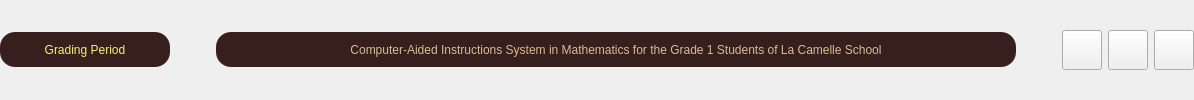
     <widget class="QWidget" name="widget_WindowsButtons" native="true">
      <layout class="QHBoxLayout" name="horizontalLayout_2">
       <property name="leftMargin">
        <number>0</number>
       </property>
       <property name="topMargin">
        <number>0</number>
       </property>
       <property name="rightMargin">
        <number>0</number>
       </property>
       <property name="bottomMargin">
        <number>0</number>
       </property>
       <item>
        <widget class="QLabel" name="label_gradingperiod">
         <property name="minimumSize">
          <size>
           <width>170</width>
           <height>35</height>
          </size>
         </property>
         <property name="maximumSize">
          <size>
           <width>16777215</width>
           <height>35</height>
          </size>
         </property>
         <property name="styleSheet">
          <string notr="true">#label_gradingperiod {
	background-color: #361f1c;
	color: rgb(249, 240, 107);
	font: 12pt &quot;Inter SemiBold&quot;;
	border-radius: 15px;
}</string>
         </property>
         <property name="text">
          <string>Grading Period</string>
         </property>
         <property name="alignment">
          <set>Qt::AlignCenter</set>
         </property>
         <property name="wordWrap">
          <bool>true</bool>
         </property>
         <property name="margin">
          <number>0</number>
         </property>
         <property name="indent">
          <number>10</number>
         </property>
        </widget>
       </item>
       <item>
        <spacer name="horizontalSpacer_14">
         <property name="orientation">
          <enum>Qt::Horizontal</enum>
         </property>
         <property name="sizeHint" stdset="0">
          <size>
           <width>40</width>
           <height>20</height>
          </size>
         </property>
        </spacer>
       </item>
       <item>
        <widget class="QLabel" name="label_gradingperiod_2">
         <property name="minimumSize">
          <size>
           <width>800</width>
           <height>35</height>
          </size>
         </property>
         <property name="maximumSize">
          <size>
           <width>16777215</width>
           <height>35</height>
          </size>
         </property>
         <property name="styleSheet">
          <string notr="true">QLabel {
	background-color: #361f1c;
	color: #d8bb96; /*rgb(249, 240, 107);*/
	font: 12pt &quot;Inter SemiBold&quot;;
	border-radius: 15px;
	padding: 0px 10px;
}</string>
         </property>
         <property name="text">
          <string>Computer-Aided Instructions System in Mathematics for the Grade 1 Students of La Camelle School</string>
         </property>
         <property name="alignment">
          <set>Qt::AlignCenter</set>
         </property>
         <property name="wordWrap">
          <bool>true</bool>
         </property>
         <property name="margin">
          <number>0</number>
         </property>
         <property name="indent">
          <number>10</number>
         </property>
        </widget>
       </item>
       <item>
        <spacer name="horizontalSpacer_13">
         <property name="orientation">
          <enum>Qt::Horizontal</enum>
         </property>
         <property name="sizeHint" stdset="0">
          <size>
           <width>40</width>
           <height>20</height>
          </size>
         </property>
        </spacer>
       </item>
       <item>
        <widget class="QPushButton" name="btnMinimize">
         <property name="minimumSize">
          <size>
           <width>40</width>
           <height>40</height>
          </size>
         </property>
         <property name="maximumSize">
          <size>
           <width>40</width>
           <height>40</height>
          </size>
         </property>
         <property name="cursor">
          <cursorShape>PointingHandCursor</cursorShape>
         </property>
         <property name="styleSheet">
          <string notr="true">#btnMinimize { border-image: url(:/Images/Images/wood_round_min.png); }
#btnMinimize:hover { border-image: url(:/Images/Images/wood_round_min2.png); }</string>
         </property>
         <property name="text">
          <string/>
         </property>
        </widget>
       </item>
       <item>
        <widget class="QPushButton" name="btnMaximize">
         <property name="minimumSize">
          <size>
           <width>40</width>
           <height>40</height>
          </size>
         </property>
         <property name="maximumSize">
          <size>
           <width>40</width>
           <height>40</height>
          </size>
         </property>
         <property name="cursor">
          <cursorShape>PointingHandCursor</cursorShape>
         </property>
         <property name="styleSheet">
          <string notr="true">#btnMaximize { border-image: url(:/Images/Images/wood_round_max.png); }
#btnMaximize:hover { border-image: url(:/Images/Images/wood_round_max2.png); }</string>
         </property>
         <property name="text">
          <string/>
         </property>
        </widget>
       </item>
       <item>
        <widget class="QPushButton" name="btnClose">
         <property name="minimumSize">
          <size>
           <width>40</width>
           <height>40</height>
          </size>
         </property>
         <property name="maximumSize">
          <size>
           <width>40</width>
           <height>40</height>
          </size>
         </property>
         <property name="cursor">
          <cursorShape>PointingHandCursor</cursorShape>
         </property>
         <property name="styleSheet">
          <string notr="true">#btnClose { border-image: url(:/Images/Images/wood_round_ex.png); }
#btnClose:hover { border-image: url(:/Images/Images/wood_round_ex2.png); }</string>
         </property>
         <property name="text">
          <string/>
         </property>
        </widget>
       </item>
      </layout>
     </widget>
